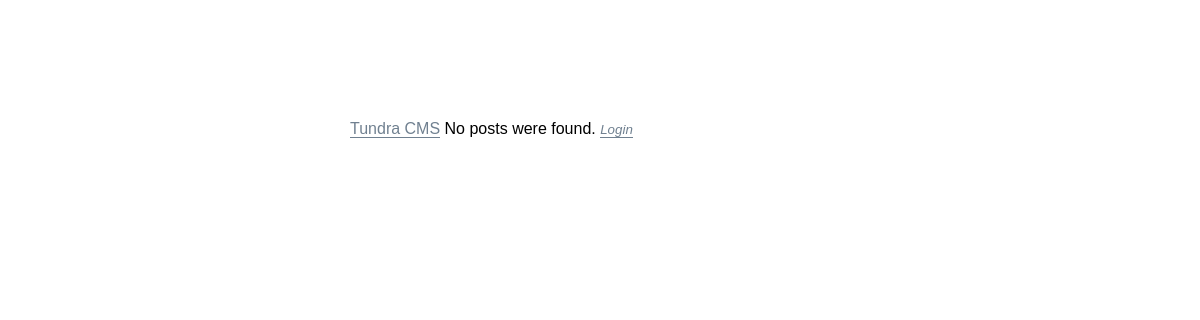
Before: / with the older database file.
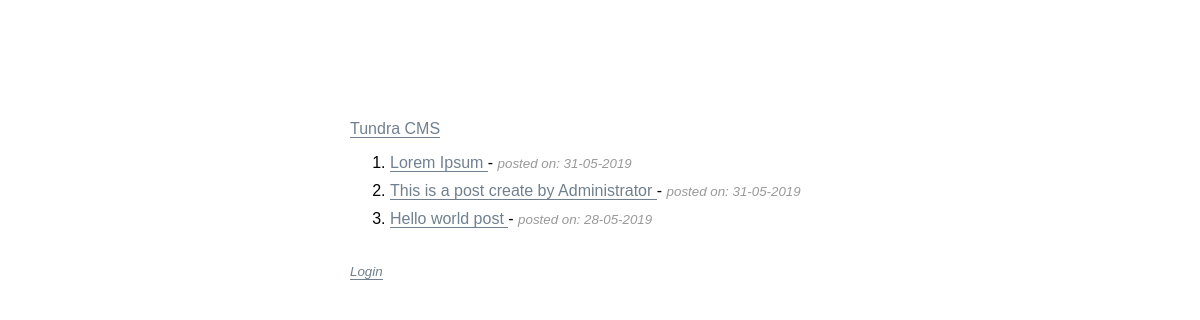
After: the same page with the newer database file.
### tables this page shows
CREATE TABLE `posts` (
  `title` text NOT NULL,
  `content` longtext NOT NULL,
  `date` datetime NOT NULL DEFAULT CURRENT_TIMESTAMP,
  `author` varchar(25) NOT NULL,
  `author_id` int(11) NOT NULL,
  `pid` int(11) NOT NULL,
  `comments_status` tinyint(1) NOT NULL DEFAULT '0'
);

### functionality/functions.php (called while the page is built, shortened)
<?php
	function get_header($path, $pagetitle) {
		include_once $path.'/templates/header.php';
		$database = new Database();
		$db       = $database -> connect();
		$option   = new Option($db);
		$site_name = $option -> get_sitename();
		header_path($path, $site_name['content'], $pagetitle);
	}
	function get_footer($path) {
		include_once $path.'/templates/footer.php';
		footer_path($path);
	}

### functionality/Post.php (called while the page is built, shortened)
<?php
	class Post {
		private $conn;
		private $table = 'posts';
		public function __construct($db) {
			$this -> conn = $db;
		}
		public function get_posts() {
			$query = 'SELECT * FROM	' . $this ->  table . ' AS p ORDER BY p.date DESC';
				$stmt = $this -> conn -> prepare($query);
				$stmt -> execute();
				return $stmt;
		}
	}

### index.php (the view, shortened to what this page needs)
<?php
	include_once './functionality/Post.php';
	include_once './functionality/functions.php';
	$pagetitle = 'Homepage';
	get_header('.', $pagetitle);
	$database = new Database();
	$db       = $database -> connect();
	$post = new Post($db);
	$results = $post -> get_posts();
	$num = $results -> rowCount();
	?>
	<div class="container">
		<a href="./index" id="logo">Tundra CMS</a>
	<?php
	if ( $num > 0 ) {
		?>
		<ol>
			<?php foreach ($results as $result) { ?>
				<li>
					<a href="./single-post?id=<?php echo $result['pid']; ?>">
						<?php echo $result['title']; ?>
					</a>
					-
					<small>posted on: <?php echo date('d-m-Y', strtotime($result['date'])); ?></small>
				</li>
		<?php } ?>
		</ol>
		<br />
	<?php
	}
	else {
		echo 'No posts were found.';
	}
	if (isset($_SESSION['logged_in'])) {
		?>
		<small><a href="./editing/new-post">Add new</a></small>
		&nbsp;
		<small><a href="./logout.php">Logout</a></small>
		<?php
	}
	else {
	?>
	<small><a href="./login">Login</a></small>
	</div>
	<?php
	}
	get_footer('.');

### templates/header.php (shortened to what this page needs)
<?php
	function header_path($path, $site_name, $pagetitle) {
		?>
				<!DOCTYPE html>
				<html lang="en">
					<head>
						<link rel="stylesheet" href="<?php echo $path; ?>/source/css/main.css">
					</head>
					<body>
		<?php
	}

### templates/footer.php
<?php
	function footer_path($path) {
		echo '
				<script type="text/javascript" src="' . $path . '/source/js/main.js"></script>
			</body>
			</html>
		';
	}

### source/css/main.css (style rules this page uses)
* { box-sizing: border-box; }
body { margin: 0; padding: 0; font-family: Arial; display: flex; }
.container { width: 500px; margin: 0 auto; padding-top: 120px; }
a:link, a:visited { color: slateGray; text-decoration: none; border-bottom: 1px solid slateGray; }
small { color: #999; font-style: italic; }
ol li { margin-top: 10px; }

Changed rows visible on the page:
added posts: title "Lorem Ipsum", date "31-05-2019"
added posts: title "This is a post create by Administrator", date "31-05-2019"
added posts: title "Hello world post", date "28-05-2019"
Other visible differences:
text no longer shown: "No posts were found."
